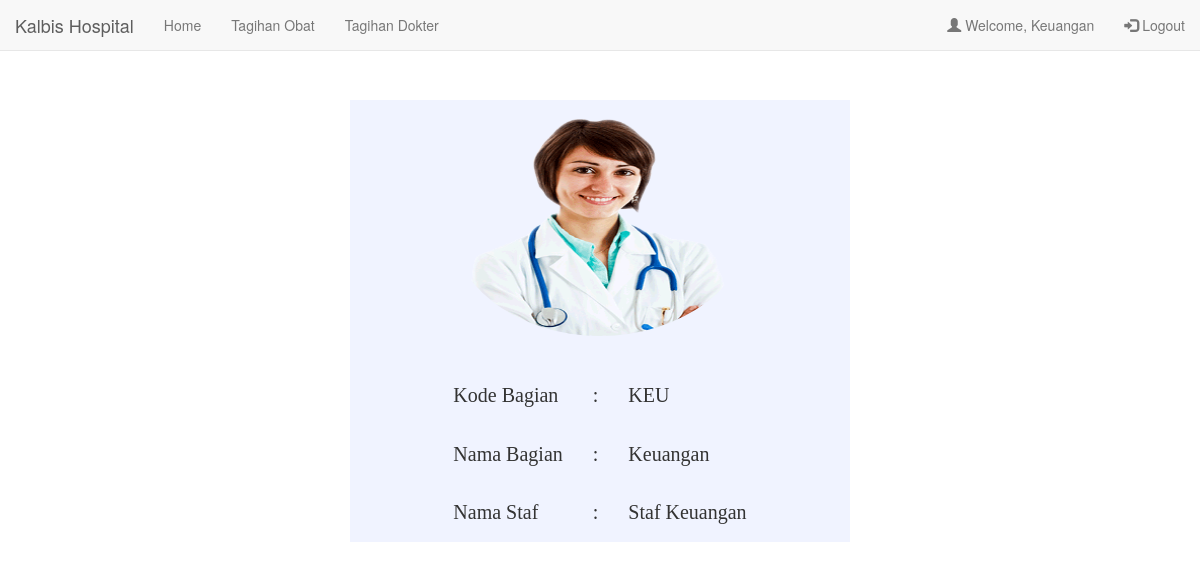
/keuangan/keuangan_profile.php (signed in), run on the app's committed database.
### tables this page shows
CREATE TABLE `profil` (
  `kd_bag` char(3) NOT NULL,
  `nama_bag` varchar(15) NOT NULL,
  `nama_staf` varchar(20) NOT NULL
);

### keuangan/keuangan_profile.php (the view, shortened to what this page needs)
<?php
	$host = "localhost";
	$user = "root";
	$pass = "";
	$dbname = "kalbis_rs";
	$koneksi = mysqli_connect($host, $user, $pass, $dbname);
	$query = "SELECT * FROM profil WHERE kd_bag = 'KEU'";
	$sql2 = mysqli_query($koneksi, $query);
	if(@$_SESSION['pendaftaran'] || @$_SESSION['dokter'] || @$_SESSION['dok001'] || @$_SESSION['dok002'] || @$_SESSION['dok003'] ||
	@$_SESSION['admin'] || @$_SESSION['farmasi'] || @$_SESSION['keuangan']){
?>
<!DOCTYPE html>
<html>
<head>
	<link rel="stylesheet" href="http://maxcdn.bootstrapcdn.com/bootstrap/3.3.6/css/bootstrap.min.css">
</head>
<body>
	<nav class="navbar navbar-default navbar-fixed-top">
		<div class="container-fluid">
			<div class="navbar-header">
			<a class="navbar-brand" href="#">Kalbis Hospital</a>
		</div>
		<ul class="nav navbar-nav">
			<li><a href="keuangan_index.php">Home</a></li>
			<li><a href="keuangan_tagihan_obat.php">Tagihan Obat</a></li>
			<li><a href="keuangan_tagihan_dokter.php">Tagihan Dokter</a></li>
		</ul>
		<ul class="nav navbar-nav navbar-right">
			<li><a href="keuangan_profile.php"><span class="glyphicon glyphicon-user"></span> Welcome, Keuangan</a></li>
			<li><a href="../logout.php"><span class="glyphicon glyphicon-log-in"></span> Logout</a></li>
		</ul>
	  </div>
	</nav>
	<center>
	<div id="tabel">
		<img src="../gambar/keuangan.png" class="img-circle" alt="Cinque Terre" width="304" height="236"/>
		<?php
			while($row = mysqli_fetch_assoc($sql2)){
				$kd = $row['kd_bag'];
				$nama_b = $row['nama_bag'];
				$nama_s = $row['nama_staf'];
			}
		?>
		<table>
			<tr>
				<td>Kode Bagian</td>
				<td>:</td>
				<td><?=$kd?></td>
			</tr>
			<tr>
				<td>Nama Bagian</td>
				<td>:</td>
				<td><?=$nama_b?></td>
			</tr>
			<tr>
				<td>Nama Staf</td>
				<td>:</td>
				<td><?=$nama_s?></td>
			</tr>
		</table>
	</div>
	</center>
</body>
</html>
<?php
	} else {
		header("Location: ../login.php");
	}
?>

### keuangan/keuangan_profile.php (style rules this page uses)
#tabel { margin: 100px auto; width: 500px; background-color: #F0F3FF; }
#tabel table { margin-top: 30px; }
#tabel table tr td { padding: 15px; font-family: Tahoma; font-size: 20px; }

### data on the page
profil: kd_bag "KEU", nama_bag "Keuangan", nama_staf "Staf Keuangan"
